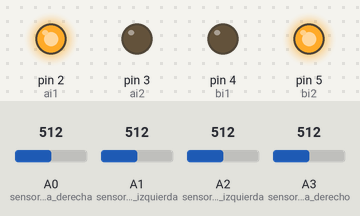
Bench run of a program on a simulated Arduino Nano, built with avr-gcc and run on an emulated ATmega328P. Parts: output pins drawn as LEDs (lit = HIGH). Dashed ring = blinking. Inputs (shaded band) come from the test bench; at power-on: A2 (sensor_linea_izquierda) = 512, A0 (sensor_distancia_derecha) = 512, A1 (sensor_distancia_izquierda) = 512, A3 (sensor_linea_derecho) = 512.

Above: at 2.8 s.
2.9 s: A2 (sensor_linea_izquierda) set to 20
At 3.5 s:
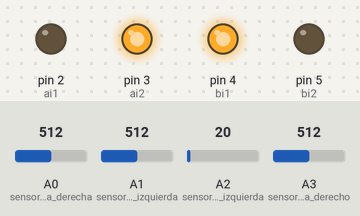
8.1 s: A2 (sensor_linea_izquierda) set to 30
11.6 s: A0 (sensor_distancia_derecha) set to 716
At 13.7 s:
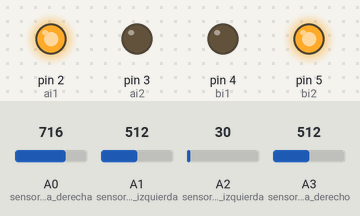
15.1 s: A1 (sensor_distancia_izquierda) set to 212
18.6 s: A1 (sensor_distancia_izquierda) set to 189
At 19.6 s:
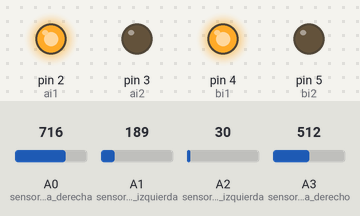
21.3 s: A3 (sensor_linea_derecho) set to 32
24.0 s: A3 (sensor_linea_derecho) set to 26
At 24.4 s:
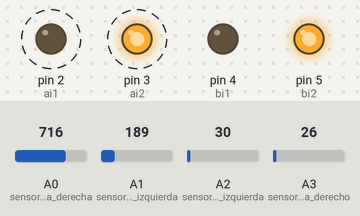
Timing chart, 0 to 28.5 s (numbered marks = the images above; inputs shaded):
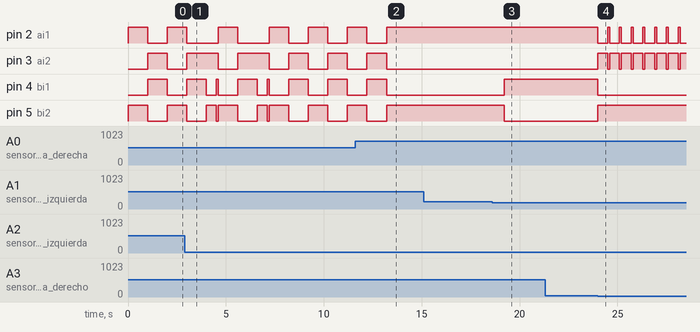

The program:

main.cpp
```cpp
#include <Arduino.h>

// Conexiones
int ai1 = 2;
int ai2 = 3;
int bi1 = 4;
int bi2 = 5;
int LED = 13;
int sensor_distancia_izquierda = A1;
int sensor_distancia_derecha = A0;
int sensor_linea_izquierda = A2;
int sensor_linea_derecho = A3;
// Variables
int lectura_linea_derecha = 0;
int lectura_linea_izquierda = 0;
int lectura_izquierda = 0;
int lectura_derecha = 0;
// Inicialización
void setup()
{
  Serial.begin(9600);
  pinMode(ai1, OUTPUT);
  pinMode(ai2, OUTPUT);
  pinMode(bi1, OUTPUT);
  pinMode(bi2, OUTPUT);
}
void adelante()
{
  digitalWrite(ai1, HIGH);
  digitalWrite(ai2, LOW);
  digitalWrite(bi1, HIGH);
  digitalWrite(bi2, LOW);
}
void derecha()
{
  digitalWrite(ai1, LOW);
  digitalWrite(ai2, HIGH);
  digitalWrite(bi1, HIGH);
  digitalWrite(bi2, LOW);
}
void izquierda()
{
  digitalWrite(ai1, HIGH);
  digitalWrite(ai2, LOW);
  digitalWrite(bi1, LOW);
  digitalWrite(bi2, HIGH);
}
void reversa()
{
  digitalWrite(ai1, LOW);
  digitalWrite(ai2, HIGH);
  digitalWrite(bi1, LOW);
  digitalWrite(bi2, HIGH);
}
void detener()
{
  digitalWrite(ai1, LOW);
  digitalWrite(ai2, LOW);
  digitalWrite(bi1, LOW);
  digitalWrite(bi2, LOW);
}
// Rutina
void loop()
{
  lectura_linea_izquierda = analogRead(sensor_linea_izquierda); // Lectura del sensor de línea izquierdo
  lectura_linea_derecha = analogRead(sensor_linea_derecho);   // Lectura del sensor de línea derecho
  // Con este código eliminamos el ruido que pueda haber en las lecturas del sensor.
  lectura_izquierda = analogRead(sensor_distancia_izquierda);
  lectura_derecha = analogRead(sensor_distancia_derecha);

  // ¡Detección de línea por el lado izquierdo!
  if (lectura_linea_izquierda < 30)
  {
    reversa();
    delay(500);
    derecha();
    delay(100);
    adelante();
  }
  // ¡Detección de línea por el lado derecho!
  if (lectura_linea_derecha < 30)
  {
    reversa();
    delay(500);
    izquierda();
    delay(100);
    adelante();
  }
  // ¡Detección de objeto por el lado izquierdo!
  if (lectura_izquierda > 200 && lectura_izquierda <= 1000)
  {
    izquierda();
    delay(1000);
    adelante();
  }
  // ¡Detección de objeto por el lado derecho!
  if (lectura_derecha >= 210 && lectura_derecha <= 600)
  {
    derecha();
    delay(1000);
    adelante();
  }
}
```

Measured:
- the behaviour switches between 201 and 200 on A1 (sensor_distancia_izquierda) (found by bisection; images 2 and 3)
- the behaviour switches between 30 and 29 on A3 (sensor_linea_derecho) (found by bisection; images 3 and 4)
- after the input at 2.9 s, pin 2 (ai1): LOW → HIGH after 1.7 s, → LOW 1.0 s later, → HIGH 1.6 s later; pin 3 (ai2): HIGH → LOW after 1.7 s, → HIGH 1.0 s later, → LOW 1.6 s later
- after the input at 11.6 s, pin 2 (ai1), pin 5 (bi2): goes on until 13.2 s, then stays HIGH; pin 3 (ai2), pin 4 (bi1): goes on until 13.2 s, then stays LOW
- after the input at 18.6 s, pin 4 (bi1): LOW → HIGH after 0.61 s; pin 5 (bi2): HIGH → LOW after 0.61 s
- after the input at 21.3 s, every drawn part: stays the same
- after the input at 24.0 s, pin 2 (ai1): alternates HIGH for 0.10 s and LOW for 0.50 s, starting at once; pin 3 (ai2): alternates HIGH for 0.50 s and LOW for 0.10 s, starting at once; pin 4 (bi1): HIGH → LOW at once; pin 5 (bi2): LOW → HIGH at once
